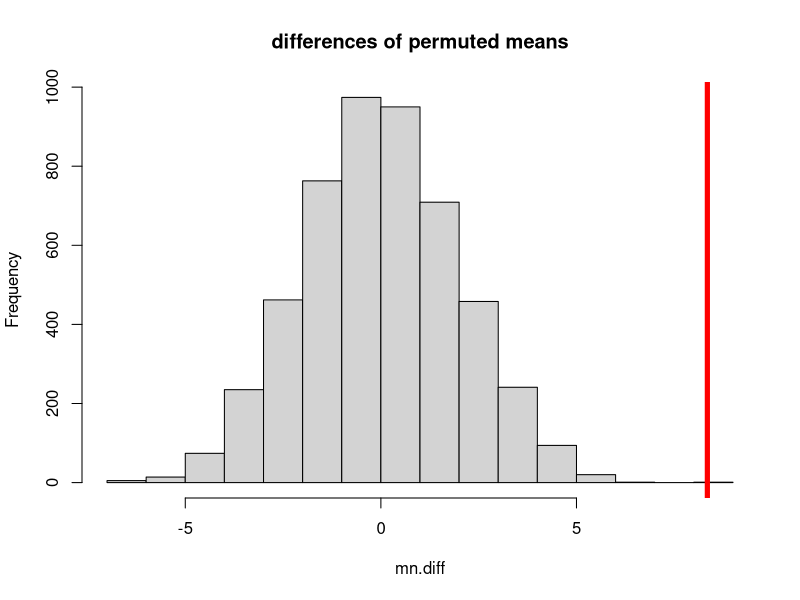

Reproduce this figure in R. (Note: this script raises an error after producing the figure.)
### Lab 3: Resampling ###

# Permutation tests
# Bootstrapped quantities

library(here)
library(tidyverse)
library(boot)
library(coin)

## Bootstrapped 95% confidence interval using the boot package ##
# Use to bootstrap a confidence interval about any statistic (even those lacking a theoretical distribution)
# Cook some data
rdat <- rpois(100, 8)

# Define a function to calculate the statistic of interest (example: median)
med = function(rdat, i){median(rdat[i])}

# Apply the boot.ci function to resample the data 1000 times, and produce estimates of 95% CI from the resampled distribution
rdat.CI <- boot.ci(boot(rdat, med, R = 1000))

# An approach for plotting your bootstrapped confidence intervals using ggplot2 #
# Extract normal CI from boot.ci object
lower.CI <- rdat.CI$normal[,2]
upper.CI <- rdat.CI$normal[,3]
mdn <- median(rdat)

# Convert random vector to dataframe for plotting
rdat.df <- data.frame(var = rdat)

CI.pl <- rdat.df %>% ggplot(aes(y = mdn, x = 1)) +
geom_point(size = 10) +
geom_errorbar(aes(ymin = lower.CI, ymax = upper.CI), width = 0.1, size = 0.5)

##############################################
## Permutation t-test (2 sample), "by hand" ##
# Import data
foxdata <- read.csv(here("data", "Lect4_foxdata.csv"))

# Set number of (re)samples
R <- 5000

# Make a container to hold permuted differences between means and include a place for the observed difference
mn.diff <- numeric(R + 1)

# Observed difference between means
mn.diff[1] <- mean(foxdata$no.fox) - mean(foxdata$fox)

# Restructure the data so that both groups are in a single vector
# Using a bit of tidyverse here
poolfox <- foxdata %>% pivot_longer(c(fox, no.fox), values_to = "NPP") %>%
                       select(NPP) %>%
                       data.frame()

# Permute mean differences
for(i in 2:length(mn.diff)){
  index <- sample(1:50, size = 25, replace = TRUE) #sample function performs the resampling
  foxperm <- poolfox$NPP[index]
  nofoxperm <- poolfox$NPP[-index]
  mn.diff[i] <- mean(foxperm) - mean(nofoxperm)
}

# Histogram of permuted differences
hist(mn.diff, main ="differences of permuted means")

# Show the observed difference
abline(v = mn.diff[1], col="red", lwd=5)

# Calculate P-value (two-tailed) as the proportion of permutations with a mean difference greater/less than observed
# Note use of absolute values here. This yields the probability for a 2-tailed test (i.e., probability of observing a mean differences greater than or less than the observed).
mean(abs(mn.diff) >= abs(mn.diff[1]))

## A different approach to the "by-hand" calculation of a 2-sample permutation test for Kristen (no for loop!) ##
# Restructure the data into two columns: one for categories and one for NPP (response variable)
fox.long <- foxdata %>% pivot_longer(c(fox, no.fox), values_to = "NPP", names_to = "cat")

#"by-hand" method of calculating resampled t-test
#calculate difference between observed means

diff.fox <- mean(foxdata$no.fox) - mean(foxdata$fox)

#function to carry out single permutation
perms <- function(){
  permsamps <- sample(fox.long$NPP, replace=TRUE) # random sample of the data
  tapply(permsamps, fox.long$cat, mean) -> grps # assign the random samples to one of two categories and take the mean of each
  grps[1] - grps[2] # difference in means between the two groups
}

#iterate the permutation
diffs <- replicate(5000, perms()) # Carry out the perms function 5000 and save the result of each iteration

#combine true diff with permuted diffs
alldiffs <- c(diffs, diff.fox)

#two-tailed test
2*sum(alldiffs >= diff.fox)/length(diffs) # Proportion of permutations with a difference in means greater than observed

######################################################################
## Use functions in the coin package to carry out permutation tests ##
oneway_test(fox.long$NPP ~ as.factor(fox.long$cat), alternative="two.sided", distribution = approximate(nresample = 5000))

# Option for exact P-value. This will take awhile...
oneway_test(fox.long$NPP ~ as.factor(fox.long$cat), alternative="two.sided", distribution = "exact")
######################################################################

## F test of equal variance between two groups ##
# Note that this test assumes that observations are normally distributed.
# Calculate ratio of variances of the two groups
Fvar <- var(foxdata$no.fox)/var(foxdata$fox)

# Compare ratio to the F-distribution. 
# Null hypothesis: ratio is equal to 1
2*pf(Fvar, length(foxdata$no.fox)-1, length(foxdata$fox)-1)
# P-value is >> 0.05. Fail to reject the null. Variances are equal.

# Same test, using var.test function
var.test(NPP ~ cat, fox.long, 
         alternative = "two.sided")
